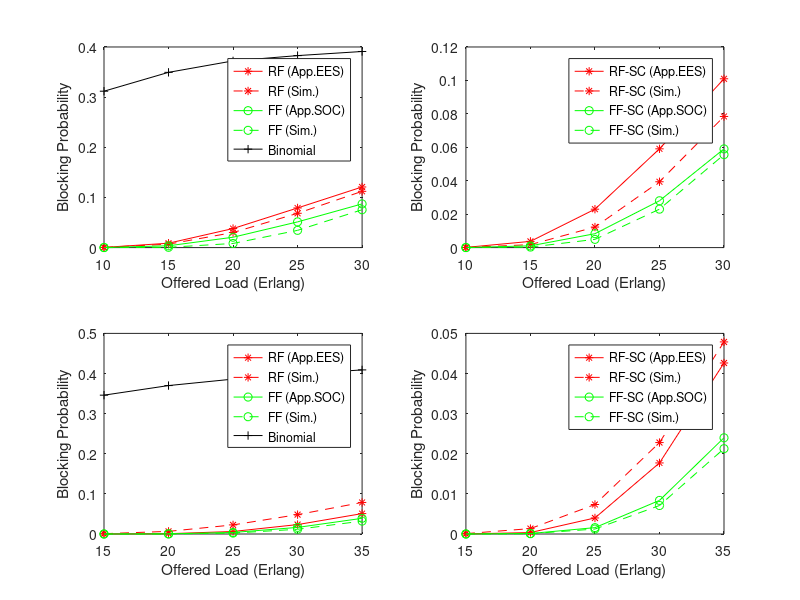
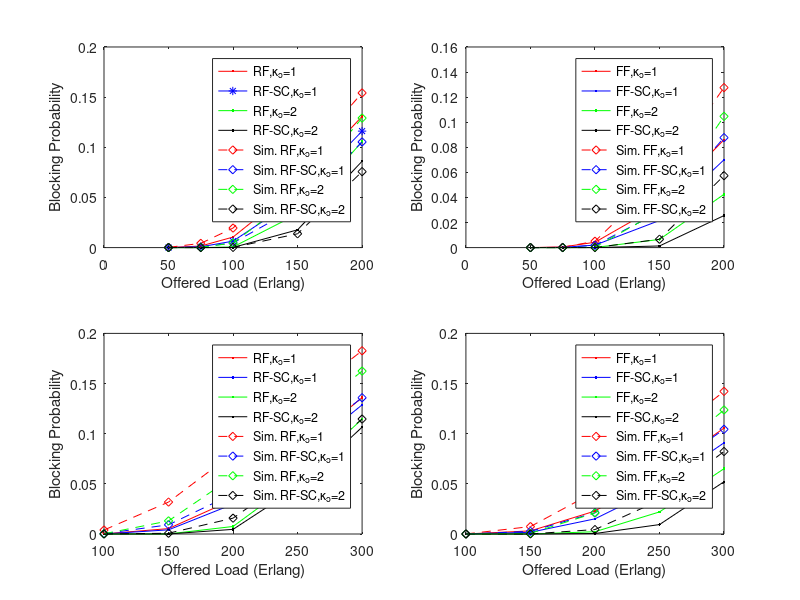

Write the MATLAB code that produced these figures, in order.
% % 2-links , C=10,  d=[3,4]
% Erlang_net1 =[0.05,0.1,0.2,0.4,0.8];
% 
% RF= [1.885864e-03,4.688352e-03,1.261883e-02,3.531427e-02,9.437157e-02]; % 
% FF=[4.418388e-04,1.708076e-03,6.383989e-03,2.233999e-02,6.921052e-02]; % 
% RF_SC= [1.830873e-03,4.480504e-03,1.187788e-02,3.295920e-02,8.834795e-02]; % 
% FF_SC=[4.239539e-04,1.634929e-03,6.086288e-03,2.118268e-02,6.533527e-02]; % 
% 
% RF_sim=[0.0019261343,0.004658787,0.012622087,0.0354573,0.0938566];
% FF_sim=[4.52565E-4,0.0016777801,0.006406456,0.022505106,0.06931628];
% RF_SC_sim=[0.0019038972,0.0045287632,0.01229437,0.03425486,0.091441795];
% FF_SC_sim=[4.52565E-4,0.0016711084,0.006351998,0.022238404,0.06830621];
% 
% RF_app1= [2.775040e-03,6.486779e-03,1.627531e-02,4.262031e-02,1.073327e-01]; % 
% FF_app1=[4.092531e-03,8.687105e-03,1.913719e-02,4.363715e-02,9.901354e-02]; % 
% RF_SC_app1= [2.097809e-03,5.144075e-03,1.366463e-02,3.784121e-02,9.985683e-02]; % 
% FF_SC_app1= [3.088649e-03,6.755524e-03,1.557678e-02,3.765850e-02,9.074369e-02]; 
% 
% RF_app2= [5.044935e-04,1.908289e-03,7.063774e-03,2.467217e-02,7.563526e-02]; % 
% FF_app2=[5.829940e-04,2.105709e-03,7.374720e-03,2.432602e-02,7.155885e-02]; % 
% RF_SC_app2= [4.335198e-04,1.663436e-03,6.240927e-03,2.213764e-02,6.937294e-02]; % 
% FF_SC_app2= [4.729782e-04,1.762130e-03,6.387762e-03,2.188050e-02,6.692593e-02]; 
% 
% Kaufmann= [9.156615e-05,3.621790e-04,1.416302e-03,5.410947e-03,1.970751e-02]; % 
% 
% Binomial= [1.080903e-04,4.547116e-04,1.978134e-03,8.895705e-03,3.958029e-02]; % 
% Binomial_SC= [7.065585e-05,2.926469e-04,1.246100e-03,5.511130e-03,2.501433e-02]; % 
% 
% figure;
% subplot(2,2,1);
% plot(Erlang_net1,RF,'r*-',Erlang_net1,RF_sim,'bd--',Erlang_net1,RF_app1,'go-.',Erlang_net1,RF_app2,'k>-.',Erlang_net1,Binomial,'k+-',Erlang_net1,Kaufmann,'c.-');
% legend('RF (Exact)','RF (Sim.)','RF (App.EES)','RF (App.SOC)','Binomial','Kaufman');
% xlabel('Offered Load (Erlang)');
% ylabel({'Blocking Probability'});
% 
% subplot(2,2,2);
% plot(Erlang_net1,RF_SC,'r*-',Erlang_net1,RF_SC_sim,'bd--',Erlang_net1,RF_SC_app1,'go-.',Erlang_net1,RF_SC_app2,'k>-.',Erlang_net1,Binomial_SC,'k+-',Erlang_net1,Kaufmann,'c.-');
% legend('RF-SC (Exact)','RF-SC (Sim.)','RF-SC (App.EES)','RF-SC (App.SOC)','Binomial-SC','Kaufman');
% xlabel('Offered Load (Erlang)');
% ylabel({'Blocking Probability'});
% 
% subplot(2,2,3);
% plot(Erlang_net1,FF,'r*-',Erlang_net1,FF_sim,'bd--',Erlang_net1,FF_app1,'go-.',Erlang_net1,FF_app2,'k>-.',Erlang_net1,Binomial,'k+-',Erlang_net1,Kaufmann,'c.-');
% legend('FF (Exact)','FF (Sim.)','FF (App.EES)','FF (App.SOC)','Binomial','Kaufman');
% xlabel('Offered Load (Erlang)');
% ylabel({'Blocking Probability'});
% 
% subplot(2,2,4);
% plot(Erlang_net1,FF_SC,'r*-',Erlang_net1,FF_SC_sim,'bd--',Erlang_net1,FF_SC_app1,'go-.',Erlang_net1,FF_SC_app2,'k>-.',Erlang_net1,Binomial_SC,'k+-',Erlang_net1,Kaufmann,'c.-');
% legend('FF-SC (Exact)','FF-SC (Sim.)','FF-SC (App.EES)','FF-SC (App.SOC)','Binomial-SC','Kaufman');
% xlabel('Offered Load (Erlang)');
% ylabel({'Blocking Probability'});
%%%%%%%%%%%%%%%%%%%%%%%%%%%%%%%%%%%%%%%%%%%%%%%%%%%%
% % 2-links , C=100,  d=[3,4,6]
% Erlang_net1 =[10 15 20 25 30];
% 
% RF_sim=[0.0010156983,0.015060267,0.055645708,0.11270871,0.17207587];
% FF_sim=[2.6940625E-5,0.0026766611,0.024980577,0.075469166,0.13701786];
% RF_SC_sim=[4.3611144E-4,0.008744801,0.04115227,0.09638847,0.159057];
% FF_SC_sim=[1.9389663E-5,0.0021702498,0.02151063,0.06914987,0.13099524];
% 
% RF_app1= [7.065827e-04,1.318561e-02,5.343770e-02,1.106499e-01,1.702825e-01]; % 
% RF_SC_app1= [5.390388e-04,1.115444e-02,4.932170e-02,1.072886e-01,1.692059e-01]; % 
% 
% RF_app2= [2.524550e-04,5.796163e-03,2.868323e-02,6.992359e-02,1.095911e-01]; % 
% RF_SC_app2= [1.372353e-04,3.466342e-03,1.951980e-02,5.454752e-02,1.068880e-01]; % 
% 
% Kaufmann= [7.209009e-11,4.538383e-08,3.052020e-06,5.979436e-05,5.309370e-04]; % 
% 
% Binomial= [2.988605e-04,1.103881e-02,5.208178e-02,1.184108e-01,2.158841e-01]; % 
% Binomial_SC= [1.838306e-07,7.902776e-05,2.815777e-03,2.501446e-02,9.257785e-02]; %
% 
% 
% subplot(2,2,1);
% plot(Erlang_net1,RF_app1,'r*-',Erlang_net1,RF_sim,'r*--',Erlang_net1,RF_app2,'go-',Erlang_net1,FF_sim,'go--',Erlang_net1,Binomial,'b+-');
% legend('RF (App.EES)','RF (Sim.)','FF (App.SOC)','FF (Sim.)','Binomial');
% xlabel('Offered Load (Erlangs)');
% ylabel({'Blocking Probability'});
% 
% subplot(2,2,2);
% plot(Erlang_net1,RF_SC_app1,'r*-',Erlang_net1,RF_SC_sim,'r*--',Erlang_net1,RF_SC_app2,'go-',Erlang_net1,FF_SC_sim,'go--',Erlang_net1,Binomial_SC,'b+-');
% legend('RF-SC (App.EES)','RF-SC (Sim.)','FF-SC (App.SOC)','FF-SC (Sim.)','Binomial-SC');
% xlabel('Offered Load (Erlangs)');
% ylabel({'Blocking Probability'});
% % 
% % 2-links , C=200,  d=[4,6,10]
% Erlang_net1 =[15 20 25 30 35];
% 
% RF_sim=[0.0021749008,0.014878012,0.043671135,0.08316211,0.126303];
% FF_sim=[1.9292782E-5,0.0010298885,0.009780929,0.035031814,0.07364821];
% RF_SC_sim=[8.4381894E-4,0.008056705,0.030299893,0.0671386,0.111063726];
% FF_SC_sim=[1.5252318E-5,8.201918E-4,0.008162434,0.03081234,0.06782679];
% 
% RF_app1= [1.297453e-04,2.982510e-03,1.887098e-02,5.350032e-02,9.890784e-02]; % 
% RF_SC_app1= [1.084154e-04,2.673172e-03,1.771123e-02,5.187612e-02,9.776824e-02]; % 
% 
% RF_app2= [4.748801e-05,1.334030e-03,9.630398e-03,3.052892e-02,6.184222e-02]; % 
% RF_SC_app2= [3.510532e-05,1.033753e-03,7.901361e-03,2.670173e-02,5.722449e-02]; % 
% 
% Kaufmann= [2.010111e-11,2.158332e-09,1.155102e-07,2.423738e-06,2.638899e-05]; % 
% 
% Binomial= [2.070381e-02,7.056603e-02,1.327423e-01,2.233204e-01,3.274972e-01]; % 
% Binomial_SC= [1.394075e-04,5.316873e-03,4.131418e-02,1.254270e-01,2.218425e-01]; %
% 
% 
% subplot(2,2,3);
% plot(Erlang_net1,RF_app1,'r*-',Erlang_net1,RF_sim,'r*--',Erlang_net1,RF_app2,'go-',Erlang_net1,FF_sim,'go--',Erlang_net1,Binomial,'b+-');
% legend('RF (App.EES)','RF (Sim.)','FF (App.SOC)','FF (Sim.)','Binomial');
% xlabel('Offered Load (Erlangs)');
% ylabel({'Blocking Probability'});
% 
% subplot(2,2,4);
% plot(Erlang_net1,RF_SC_app1,'r*-',Erlang_net1,RF_SC_sim,'r*--',Erlang_net1,RF_SC_app2,'go-',Erlang_net1,FF_SC_sim,'go--',Erlang_net1,Binomial_SC,'b+-');
% legend('RF-SC (App.EES)','RF-SC (Sim.)','FF-SC (App.SOC)','FF-SC (Sim.)','Binomial-SC');
% xlabel('Offered Load (Erlangs)');
% ylabel({'Blocking Probability'});
%%%%%%%%%%% 10-hops %%%%%%%%%%%%%%%%%%%
% 10-links , C=100,  d=[3,4,6]
Erlang_net1 =[10 15 20 25 30];

RF_sim=[3.843075E-4,0.006834295,0.030019412,0.06839896,0.11216542];
FF_sim=[3.4697898E-6,5.584314E-4,0.008254755,0.034394275,0.075458966];
RF_SC_sim=[6.265578E-5,0.0017815725,0.012286129,0.039383937,0.078440614];
FF_SC_sim=[2.2451154E-6,3.1166754E-4,0.004920197,0.02299405,0.055615734];

RF_app1= [3.925561e-04,8.735398e-03,3.798140e-02,7.902938e-02,1.208727e-01]; % 
RF_SC_app1= [1.166724e-04,3.718857e-03,2.297501e-02,5.908367e-02,1.009712e-01]; % 

RF_app2= [1.211220e-04,3.626274e-03,2.065683e-02,5.126535e-02,8.710675e-02]; % 
RF_SC_app2= [2.724174e-05,1.043054e-03,8.318013e-03,2.801631e-02,5.903847e-02]; % 

Kaufmann= [1.733339e-11,1.604287e-11,1.518445e-11,1.112666e-11,9.531339e-12]; % 

Binomial= [3.118301e-01,3.494181e-01,3.722531e-01,3.828133e-01,3.910106e-01]; % 
Binomial_SC= [0,0,0,0,0]; %

figure;
subplot(2,2,1);
plot(Erlang_net1,RF_app1,'r*-',Erlang_net1,RF_sim,'r*--',Erlang_net1,RF_app2,'go-',Erlang_net1,FF_sim,'go--',Erlang_net1,Binomial,'k+-');
legend('RF (App.EES)','RF (Sim.)','FF (App.SOC)','FF (Sim.)','Binomial');
xlabel('Offered Load (Erlang)');
ylabel({'Blocking Probability'});

subplot(2,2,2);
plot(Erlang_net1,RF_SC_app1,'r*-',Erlang_net1,RF_SC_sim,'r*--',Erlang_net1,RF_SC_app2,'go-',Erlang_net1,FF_SC_sim,'go--');
legend('RF-SC (App.EES)','RF-SC (Sim.)','FF-SC (App.SOC)','FF-SC (Sim.)');
xlabel('Offered Load (Erlang)');
ylabel({'Blocking Probability'});

% 10-links , C=200,  d=[4,6,10]
Erlang_net1 =[15 20 25 30 35];

RF_sim=[7.813282E-4,0.006587134,0.022674136,0.048275393,0.078640215];
FF_sim=[1.4144081E-6,1.5216453E-4,0.00225926,0.011797577,0.032141473];
RF_SC_sim=[9.719853E-5,0.0013480537,0.0073537217,0.022791898,0.0478731];
FF_SC_sim=[1.1113312E-6,7.8102894E-5,0.0012354131,0.007101703,0.021274166];

RF_app1= [4.080709e-05,7.481383e-04,6.299928e-03,2.347400e-02,5.085963e-02]; % 
RF_SC_app1= [1.184101e-05,3.641646e-04,4.000790e-03,1.771342e-02,4.262382e-02]; % 

RF_app2= [1.148570e-05,3.577735e-04,3.813069e-03,1.642251e-02,3.905289e-02]; % 
RF_SC_app2= [2.998265e-06,1.232934e-04,1.586155e-03,8.374723e-03,2.398062e-02]; % 

Kaufmann= [9.362881e-13,1.475412e-12,6.092267e-11,9.143945e-12,1.333333e-11]; % 

Binomial= [3.460377e-01,3.699541e-01,3.860427e-01,3.985551e-01,4.090027e-01]; % 
Binomial_SC= [0,0,0,0,0]; %


subplot(2,2,3);
plot(Erlang_net1,RF_app1,'r*-',Erlang_net1,RF_sim,'r*--',Erlang_net1,RF_app2,'go-',Erlang_net1,FF_sim,'go--',Erlang_net1,Binomial,'k+-');
legend('RF (App.EES)','RF (Sim.)','FF (App.SOC)','FF (Sim.)','Binomial');
xlabel('Offered Load (Erlang)');
ylabel({'Blocking Probability'});

subplot(2,2,4);
plot(Erlang_net1,RF_SC_app1,'r*-',Erlang_net1,RF_SC_sim,'r*--',Erlang_net1,RF_SC_app2,'go-',Erlang_net1,FF_SC_sim,'go--');
legend('RF-SC (App.EES)','RF-SC (Sim.)','FF-SC (App.SOC)','FF-SC (Sim.)');
xlabel('Offered Load (Erlang)');
ylabel({'Blocking Probability'});

%%%%%%%%%%%%%%%%%%%%%%%%%% 3-node network %%%%%%%%%%%%%%%%%%%%%%%%%%%%%%
% % 3 node network,  link capacity=7 slices, d_k=3,4
% Erlang_net1 =[0.0012 0.012 0.12 0.6 1.2];
% 
% RF_K1_net1= [2.299713e-04,2.293939e-03,2.240739e-02,1.016907e-01,1.827004e-01]; % 
% RF_K2_net1= [1.534296e-04,1.538078e-03,1.574060e-02,8.183723e-02,1.602840e-01]; 
% FF_K1_net1=[1.000397e-04,1.002985e-03,1.027700e-02,5.504781e-02,1.135928e-01]; % 
% FF_K2_net1=[6.673591e-05,6.716577e-04,7.141611e-03,4.306515e-02,9.719395e-02];
% 
% RF_SC_K1_net1= [2.299713e-04,2.293939e-03,2.240739e-02,1.016907e-01,1.827004e-01]; % 
% RF_SC_K2_net1= [1.534501e-04,1.538084e-03,1.573941e-02,8.175183e-02,1.599251e-01]; 
% FF_SC_K1_net1=[1.000397e-04,1.002985e-03,1.027700e-02,5.504781e-02,1.135928e-01]; % 
% FF_SC_K2_net1=[6.675579e-05,6.716749e-04,7.141583e-03,4.304883e-02,9.705611e-02];
% 
% RF_K1_net1_sim=[2.3121422E-4,0.002298104,0.022446388,0.10176894,0.18269938];
% RF_K2_net1_sim=[1.5171863E-4,0.0015481975,0.015771981,0.081896484,0.16020344]; 
% FF_K1_net1_sim=[9.990161E-5,9.937633E-4,0.010298538,0.05507789,0.11365859];
% FF_K2_net1_sim=[6.596133E-5,6.601183E-4,0.00715745,0.043099385,0.09713263];
% 
% RF_SC_K1_net1_sim=[2.3121422E-4,0.002298104,0.022446388,0.10176894,0.18269938];
% RF_SC_K2_net1_sim=[1.5171863E-4,0.0015481975,0.01577107,0.081851125,0.16002658]; 
% FF_SC_K1_net1_sim=[9.990161E-5,9.937633E-4,0.010298538,0.05507789,0.11365859];
% FF_SC_K2_net1_sim=[6.596133E-5,6.601183E-4,0.00715745,0.043087363,0.097033136];
% 
% RF_K1_net1_app1= [2.299413e-04,2.294146e-03,2.242844e-02,1.020667e-01,1.837257e-01]; % 
% RF_K2_net1_app1= [1.533832e-04,1.538267e-03,1.577372e-02,8.296281e-02,1.637934e-01]; 
% %FF_K1_net1_app1=[1.333311e-04,1.333106e-03,1.330591e-02,6.555091e-02,1.273585e-01]; % 
% %FF_K2_net1_app1=[8.893281e-05,8.932527e-04,9.298022e-03,5.210725e-02,1.104078e-01];
% 
% RF_SC_K1_net1_app1= [2.299413e-04,2.294146e-03,2.242844e-02,1.020667e-01,1.837257e-01]; % 
% RF_SC_K2_net1_app1= [1.533743e-04,1.537383e-03,1.569440e-02,8.176230e-02,1.612262e-01]; 
% %FF_SC_K1_net1_app1=[1.333311e-04,1.333106e-03,1.330591e-02,6.555091e-02,1.273585e-01]; % 
% %FF_SC_K2_net1_app1=[8.892886e-05,8.928629e-04,9.263503e-03,5.161146e-02,1.094322e-01];
% 
% %RF_K1_net1_app2= [1.002220e-04,1.016052e-03,1.093344e-02,6.035266e-02,1.214510e-01]; % 
% %RF_K2_net1_app2= [9.397875e-05,9.543585e-04,1.041435e-02,6.011562e-02,1.246654e-01]; 
% FF_K1_net1_app2=[1.000710e-04,1.005517e-03,1.036989e-02,5.507635e-02,1.120953e-01]; % 
% FF_K2_net1_app2=[6.684139e-05,6.800773e-04,7.574287e-03,4.702543e-02,1.033058e-01];
% 
% %RF_SC_K1_net1_app2= [1.002220e-04,1.016052e-03,1.093344e-02,6.035266e-02,1.214510e-01]; % 
% %RF_SC_K2_net1_app2= [9.391984e-05,9.501916e-04,1.018141e-02,5.764312e-02,1.197888e-01]; 
% FF_SC_K1_net1_app2=[1.000710e-04,1.005517e-03,1.036989e-02,5.507635e-02,1.120953e-01]; % 
% FF_SC_K2_net1_app2=[6.684137e-05,6.800688e-04,7.569712e-03,4.683740e-02,1.027929e-01];
% 
% % figure;
% % subplot(1,2,1);
% % plot(Erlang_net1,RF_K1_net1,'r-',Erlang_net1,RF_K2_net1,'g-',Erlang_net1,RF_SC_K2_net1,'m--',Erlang_net1,FF_K1_net1,'b-',Erlang_net1,FF_K2_net1,'k-',Erlang_net1,FF_SC_K2_net1,'c--',...
% %      Erlang_net1,RF_K1_net1_sim,'rd',Erlang_net1,RF_K1_net1_app1,'r.',Erlang_net1,RF_K2_net1_sim,'gd',Erlang_net1,RF_K2_net1_app1,'g.',Erlang_net1,RF_SC_K2_net1_sim,'md',Erlang_net1,RF_SC_K2_net1_app1,'m.',...
% %  Erlang_net1,FF_K1_net1_sim,'bd',Erlang_net1,FF_K1_net1_app2,'b.',Erlang_net1,FF_K2_net1_sim,'kd',Erlang_net1,FF_K2_net1_app2,'k.',Erlang_net1,FF_SC_K2_net1_sim,'cd',Erlang_net1,FF_SC_K2_net1_app2,'c.');
% % legend('RF,\kappa_o=1','RF,\kappa_o=2','RF-SC,\kappa_o=2','FF,\kappa_o=1','FF,\kappa_o=2','FF-SC,\kappa_o=2','Sim','App.');
% % xlabel('Offered Load (Erlang)');
% % ylabel({'Blocking Probability'});
% 
% % C=100, d=[3 4 6], 3-node network, app vs simulation
% Erlang_net1=[20 25 30 40 50];
% RF_K1_net1=[4.054016e-04,2.444990e-03,8.721336e-03,4.216704e-02,9.935682e-02];
% RF_K2_net1=[2.721217e-04,1.687875e-03,6.432928e-03,3.738582e-02,9.731738e-02];
% FF_K1_net1=[1.030012e-04,6.778417e-04,2.634293e-03,1.543745e-02,4.602694e-02];
% FF_K2_net1=[6.879247e-05,4.565093e-04,1.814316e-03,1.164578e-02,3.963039e-02];
% 
% %RF_SC_K1_net1=[];
% RF_SC_K2_net1=[2.719255e-04,1.682374e-03,6.384146e-03,3.714693e-02,9.805110e-02];
% %FF_SC_K1_net1=[];
% FF_SC_K2_net1=[6.877654e-05,4.559471e-04,1.807914e-03,1.155680e-02,3.952140e-02];
% 
% RF_K1_net1_sim=[3.8320085E-4,0.002179397,0.007886397,0.03882464,0.09361526];
% RF_K2_net1_sim=[2.4767863E-4,0.0016396093,0.006320953,0.03558614,0.09180955];
% FF_K1_net1_sim=[7.783497E-6,2.000082E-4,0.0013967588,0.016555404,0.059834544];
% FF_K2_net1_sim=[4.4516623E-6,1.2777242E-4,0.001011199,0.0137651935,0.05706967];
% 
% %RF_SC_K1_net1_sim=[];
% RF_SC_K2_net1_sim=[2.3102558E-4,0.0015718712,0.0059122574,0.034146085,0.09195862];
% %FF_SC_K1_net1_sim=[];
% FF_SC_K2_net1_sim=[4.4516623E-6,1.2777242E-4,0.0010045291,0.013563118,0.05763517];
% 
% % subplot(1,2,2);
% % plot(Erlang_net1,RF_K1_net1,'r-',Erlang_net1,RF_K2_net1,'g-',Erlang_net1,RF_SC_K2_net1,'m--',Erlang_net1,FF_K1_net1,'b-',Erlang_net1,FF_K2_net1,'k-',Erlang_net1,FF_SC_K2_net1,'c--',...
% %      Erlang_net1,RF_K1_net1_sim,'rd',Erlang_net1,RF_K2_net1_sim,'gd',Erlang_net1,RF_SC_K2_net1_sim,'md',Erlang_net1,FF_K1_net1_sim,'bd',Erlang_net1,FF_K2_net1_sim,'kd',Erlang_net1,FF_SC_K2_net1_sim,'cd');
% % legend('App. RF,\kappa_o=1','App. RF,\kappa_o=2','App. RF-SC,\kappa_o=2','App. FF,\kappa_o=1','App. FF,\kappa_o=2','App. FF-SC,\kappa_o=2','Sim');
% % xlabel('Offered Load (Erlang)');
% % ylabel({'Blocking Probability'});

nsfnet=0;
if (nsfnet)
% NSFNET C=10, d=[3,4], [0.6,1.2,2.4,4.8,9.6]

% NSFNET C=100, d=[3,4,6], 
Erlang_C1=[100,150,200,250,300];

RF_K1_C1= [2.848710e-03,2.518208e-02,6.982053e-02,1.222520e-01,1.735341e-01]; % 
FF_K1_C1=[1.022096e-03,1.138182e-02,3.863841e-02,7.958257e-02,1.264805e-01]; 
RF_SC_K1_C1= [1.754323e-03,1.892993e-02,5.896429e-02,1.101900e-01,1.623192e-01]; % 
FF_SC_K1_C1=[5.062403e-04,7.051558e-03,2.925911e-02,6.813591e-02,1.158218e-01]; 

RF_K1_C1_sim=[0.004803947,0.03568681,0.0892691,0.14770032,0.20195676];
FF_K1_C1_sim=[5.676051E-4,0.016136032,0.06263671,0.1214223,0.17798366];
RF_SC_K1_C1_sim=[0.0013834392,0.015342281,0.051087145,0.10076911,0.15344928];
FF_SC_K1_C1_sim=[3.3012123E-4,0.009037223,0.03907891,0.08476388,0.1350797];

RF_K2_C1= [2.495296e-05,3.527671e-03,3.399003e-02,8.833535e-02,1.434627e-01]; 
FF_K2_C1=[2.681418e-06,4.346164e-04,5.957307e-03,2.902191e-02,7.487410e-02];
RF_SC_K2_C1= [5.672304e-06,1.239966e-03,2.008169e-02,7.075423e-02,1.289659e-01]; 
FF_SC_K2_C1=[3.595149e-07,8.148093e-05,1.906383e-03,1.686731e-02,6.339633e-02];

RF_K2_C1_sim=[2.2275565E-4,0.011592538,0.055857968,0.115568064,0.17344935];
FF_K2_C1_sim=[1.1108566E-6,0.001787277,0.03192455,0.09144483,0.15227206];
RF_SC_K2_C1_sim=[3.8761605E-6,9.3863293E-4,0.01488135,0.059746515,0.11894607];
FF_SC_K2_C1_sim=[2.0399737E-7,2.6092888E-4,0.007973187,0.0427947,0.09824607];

% NSFNET C=200, d=[4,6,10], 
Erlang_C2=[100,150,200,250,300];

RF_K1_C2= [1.871498e-05,1.248699e-03,1.078930e-02,3.447134e-02,6.888202e-02]; % 
FF_K1_C2=[7.105373e-06,6.625675e-04,6.425789e-03,2.212113e-02,4.757457e-02]; 
RF_K2_C2= [6.811646e-10,1.558928e-06,2.321629e-04,4.878317e-03,2.890421e-02]; 
FF_K2_C2=[3.667268e-11,3.791477e-07,6.780021e-05,1.324096e-03,8.833708e-03];

RF_K1_C2_sim=[5.249845E-4,0.00924918,0.03580075,0.07433984,0.11614067];
FF_K1_C2_sim=[1.377551e-05,5.208763e-04,4.236452e-03,3.363014e-02,8.602078e-02];
RF_K2_C2_sim=[3.0292795E-6,0.0010167339,0.013791505,0.046866324,0.08898136];
FF_K2_C2_sim=[0.0,1.2117118E-6,7.6907314E-4,0.014334793,0.049477387];

RF_SC_K1_C2= [1.137458e-05,9.657711e-04,9.189849e-03,3.090719e-02,6.374798e-02]; 
FF_SC_K1_C2=[3.497390e-06,3.798565e-04,4.178775e-03,1.628278e-02,3.899131e-02]; 
RF_SC_K2_C2= [1.374793e-10,6.429542e-07,1.266679e-04,3.177599e-03,2.314578e-02]; 
FF_SC_K2_C2=[4.858817e-12,7.004492e-08,1.522794e-05,3.917280e-04,3.867296e-03];

RF_SC_K1_C2_sim=[1.055224E-4,0.0027401438,0.0149499215,0.03971139,0.073136635];
FF_SC_K1_C2_sim=[2.243971E-6,4.778107E-4,0.006210765,0.02308931,0.050069794];
RF_SC_K2_C2_sim=[1.0097599E-7,2.0801172E-5,0.0010431946,0.010166135,0.037659064];
FF_SC_K2_C2_sim=[0.0,4.0390395E-7,1.05723906E-4,0.0027848007,0.017186353];

else
% ATLANTA C=100, d=[3,4,6], 
Erlang_C1=[50 75 100,150,200];

RF_K1_C1= [5.120078e-05,1.553261e-03,1.050559e-02,6.208830e-02,1.308224e-01]; % 
FF_K1_C1=[1.377551e-05,5.208763e-04,4.236452e-03,3.363014e-02,8.602078e-02]; 
RF_K2_C1= [8.972828e-09,9.685440e-06,6.224278e-04,3.350689e-02,1.056250e-01]; 
FF_K2_C1=[6.252741e-10,9.934945e-07,7.627964e-05,6.509898e-03,4.248123e-02]; 

RF_K1_C1_sim=[2.2735447E-4,0.004237398,0.019477198,0.081172444,0.15417841];
FF_K1_C1_sim=[3.0312557E-7,2.2535108E-4,0.005050291,0.054447178,0.12761447];
RF_K2_C1_sim=[1.2119747E-6,2.5088148E-4,0.0045359004,0.053355794,0.12911396];
FF_K2_C1_sim=[0.0,1.6160615E-6,2.9644885E-4,0.029106168,0.104636274];

RF_SC_K1_C1= [2.164002e-05,7.903506e-04,6.432149e-03,4.922225e-02,1.161239e-01]; % 
FF_SC_K1_C1=[4.932084e-06,2.092864e-04,1.972155e-03,2.161899e-02,7.002787e-02]; 
RF_SC_K2_C1= [2.676032e-09,1.583364e-06,1.379287e-04,1.769884e-02,8.612706e-02]; 
FF_SC_K2_C1=[5.016808e-11,9.534901e-08,8.723501e-06,1.297856e-03,2.552361e-02];

RF_SC_K1_C1_sim=[1.8157976E-5,5.6722545E-4,0.004671186,0.040507115,0.10533913];
FF_SC_K1_C1_sim=[0.0,9.100773E-5,0.001812593,0.028374493,0.08770249];
RF_SC_K2_C1_sim=[0.0,6.324902E-6,1.930137E-4,0.013773446,0.07572294];
FF_SC_K2_C1_sim=[0.0,4.0804443E-7,3.8972266E-5,0.0066619795,0.05736935];

% ATLANTA C=200, d=[4,6,10], 
Erlang_C2=[100,150,200,250,300];

RF_K1_C2= [1.004265e-04,5.387646e-03,3.427502e-02,8.325354e-02,1.360023e-01]; % 
FF_K1_C2=[4.238594e-05,3.107403e-03,2.285877e-02,6.075729e-02,1.055424e-01]; 
RF_K2_C2= [2.933207e-08,6.915025e-05,7.496003e-03,5.475802e-02,1.145622e-01]; 
FF_K2_C2=[2.729707e-09,2.043196e-05,2.273532e-03,2.199833e-02,6.512082e-02];

RF_K1_C2_sim=[0.0039694635,0.03184415,0.08026419,0.13302846,0.18268909];
FF_K1_C2_sim=[5.585716E-5,0.0074063144,0.042202506,0.09159132,0.1421702];
RF_K2_C2_sim=[2.3562855E-4,0.013079743,0.05697601,0.110972874,0.16241525];
FF_K2_C2_sim=[2.0199577E-7,6.7307614E-4,0.020960465,0.070661984,0.123674124];

RF_SC_K1_C2= [5.938238e-05,4.149513e-03,2.977124e-02,7.660438e-02,1.287476e-01]; % 
FF_SC_K1_C2=[1.926265e-05,1.709500e-03,1.510467e-02,4.681802e-02,9.091330e-02]; 
RF_SC_K2_C2= [4.307285e-09,3.106282e-05,4.627132e-03,4.672254e-02,1.065129e-01]; 
FF_SC_K2_C2=[3.507482e-10,3.584368e-06,4.834603e-04,9.384676e-03,5.210086e-02]; 

RF_SC_K1_C2_sim=[4.0580996E-4,0.00916708,0.040095862,0.086420774,0.13587488];
FF_SC_K1_C2_sim=[2.1015998E-5,0.002648221,0.021238567,0.058790486,0.10436817];
RF_SC_K2_C2_sim=[4.8967468E-6,7.624408E-4,0.015797717,0.060931806,0.11460268];
FF_SC_K2_C2_sim=[0.0,7.365348E-5,0.004418437,0.03353769,0.08226108];

end
figure;
subplot(2,2,1);
plot(Erlang_C1,RF_K1_C1,'r.-',Erlang_C1,RF_SC_K1_C1,'b*-',Erlang_C1,RF_K2_C1,'g.-',Erlang_C1,RF_SC_K2_C1,'k.-',...
     Erlang_C1,RF_K1_C1_sim,'rd--',Erlang_C1,RF_SC_K1_C1_sim,'bd--',Erlang_C1,RF_K2_C1_sim,'gd--',Erlang_C1,RF_SC_K2_C1_sim,'kd--');
legend('RF,\kappa_o=1','RF-SC,\kappa_o=1','RF,\kappa_o=2','RF-SC,\kappa_o=2','Sim. RF,\kappa_o=1','Sim. RF-SC,\kappa_o=1','Sim. RF,\kappa_o=2','Sim. RF-SC,\kappa_o=2');
xlabel('Offered Load (Erlang)');
ylabel({'Blocking Probability'});

subplot(2,2,2);
plot(Erlang_C1,FF_K1_C1,'r.-',Erlang_C1,FF_SC_K1_C1,'b.-',Erlang_C1,FF_K2_C1,'g.-',Erlang_C1,FF_SC_K2_C1,'k.-',...
     Erlang_C1,FF_K1_C1_sim,'rd--',Erlang_C1,FF_SC_K1_C1_sim,'bd--',Erlang_C1,FF_K2_C1_sim,'gd--',Erlang_C1,FF_SC_K2_C1_sim,'kd--');
legend('FF,\kappa_o=1','FF-SC,\kappa_o=1','FF,\kappa_o=2','FF-SC,\kappa_o=2','Sim. FF,\kappa_o=1','Sim. FF-SC,\kappa_o=1','Sim. FF,\kappa_o=2','Sim. FF-SC,\kappa_o=2');
xlabel('Offered Load (Erlang)');
ylabel({'Blocking Probability'});

subplot(2,2,3);
plot(Erlang_C2,RF_K1_C2,'r.-',Erlang_C2,RF_SC_K1_C2,'b.-',Erlang_C2,RF_K2_C2,'g.-',Erlang_C2,RF_SC_K2_C2,'k.-',...
     Erlang_C2,RF_K1_C2_sim,'rd--',Erlang_C2,RF_SC_K1_C2_sim,'bd--',Erlang_C2,RF_K2_C2_sim,'gd--',Erlang_C2,RF_SC_K2_C2_sim,'kd--');
legend('RF,\kappa_o=1','RF-SC,\kappa_o=1','RF,\kappa_o=2','RF-SC,\kappa_o=2','Sim. RF,\kappa_o=1','Sim. RF-SC,\kappa_o=1','Sim. RF,\kappa_o=2','Sim. RF-SC,\kappa_o=2');
xlabel('Offered Load (Erlang)');
ylabel({'Blocking Probability'});

subplot(2,2,4);
plot(Erlang_C2,FF_K1_C2,'r.-',Erlang_C2,FF_SC_K1_C2,'b.-',Erlang_C2,FF_K2_C2,'g.-',Erlang_C2,FF_SC_K2_C2,'k.-',...
     Erlang_C2,FF_K1_C2_sim,'rd--',Erlang_C2,FF_SC_K1_C2_sim,'bd--',Erlang_C2,FF_K2_C2_sim,'gd--',Erlang_C2,FF_SC_K2_C2_sim,'kd--');
legend('FF,\kappa_o=1','FF-SC,\kappa_o=1','FF,\kappa_o=2','FF-SC,\kappa_o=2','Sim. FF,\kappa_o=1','Sim. FF-SC,\kappa_o=1','Sim. FF,\kappa_o=2','Sim. FF-SC,\kappa_o=2');
xlabel('Offered Load (Erlang)');
ylabel({'Blocking Probability'});

% 3-node special network
% % C=200, d=[4 6 10], 3-node network
% Erlang_net1=[30 35 40 50 100];
% RF_K1_net1=[8.137308e-05,4.933561e-04,2.034784e-03,1.428659e-02,2.421391e-01];
% RF_K2_net1=[5.433885e-05,3.318860e-04,1.401252e-03,1.117290e-02,2.498912e-01];
% FF_K1_net1=[2.633554e-05,1.764626e-04,7.796892e-04,6.115256e-03,1.841970e-01];
% FF_K2_net1=[1.072087e-06,7.733239e-06,4.398400e-05,6.460777e-04,1.119919e-01];
% 
% %RF_SC_K1_net1=[8.137308e-05,4.933561e-04,2.034784e-03,1.428659e-02,2.421391e-01];
% RF_SC_K2_net1=[5.433543e-05,3.317997e-04,1.400189e-03,1.115287e-02,2.533809e-01];
% %FF_SC_K1_net1=[2.633554e-05,1.764626e-04,7.796892e-04,6.115256e-03,1.841970e-01];
% FF_SC_K2_net1=[7.866219e-07,5.747350e-06,3.293161e-05,4.877969e-04,1.015390e-01];
% 
% RF_K1_net1_sim=[7.355383E-4,0.0027157979,0.007296212,0.028435677,0.24656154];
% RF_K2_net1_sim=[5.161494E-4,0.0020099552,0.0058140196,0.025851155,0.24702366];
% FF_K1_net1_sim=[9.6968215E-6,8.6463784E-5,4.8716654E-4,0.0055512674,0.19795458];
% FF_K2_net1_sim=[6.565529E-6,5.9595317E-5,3.3817827E-4,0.0042340034,0.19994533];
% 
% %RF_SC_K1_net1_sim=[7.355383E-4,0.0027157979,0.007296212,0.028435677,0.24656154];
% RF_SC_K2_net1_sim=[4.922107E-4,0.0019215741,0.0054487768,0.024538673,0.25332263];
% %FF_SC_K1_net1_sim=[9.6968215E-6,8.6463784E-5,4.8716654E-4,0.0055512674,0.19795458];
% FF_SC_K2_net1_sim=[6.565529E-6,5.9595317E-5,3.3787524E-4,0.0041822875,0.20658882];
% 
% figure;
% plot(Erlang_net1,RF_K1_net1,'r-',Erlang_net1,RF_K2_net1,'g-',Erlang_net1,RF_SC_K2_net1,'m--',Erlang_net1,FF_K1_net1,'b-',Erlang_net1,FF_K2_net1,'k-',Erlang_net1,FF_SC_K2_net1,'c--',...
%      Erlang_net1,RF_K1_net1_sim,'rd',Erlang_net1,RF_K2_net1_sim,'gd',Erlang_net1,RF_SC_K2_net1_sim,'md',Erlang_net1,FF_K1_net1_sim,'bd',Erlang_net1,FF_K2_net1_sim,'kd',Erlang_net1,FF_SC_K2_net1_sim,'cd');
% legend('RF,\kappa_o=1','RF,\kappa_o=2','RF-SC,\kappa_o=2','FF,\kappa_o=1','FF,\kappa_o=2','FF-SC,\kappa_o=2','Sim');
% xlabel('Offered Load (Erlang)');
% ylabel({'Blocking Probability'});





%%%%%%%%%%%%%%%%%%%%%%%%%%%%%%%%%%%%%%%%%%%%
% old results
% %%%%%%%%%%% 5-hops %%%%%%%%%%%%%%%%%%%
% % 5-links , C=100,  d=[3,4,6]
% Erlang_net1 =[10 15 20 25 30];
% 
% RF_sim=[4.7388615E-4,0.007929799,0.033727948,0.075334914,0.121710055];
% FF_sim=[3.2668434E-6,7.836697E-4,0.010612112,0.04093994,0.08560318];
% RF_SC_sim=[9.902575E-5,0.002748246,0.0168131,0.04816602,0.09130526];
% FF_SC_sim=[2.6541209E-6,5.261875E-4,0.0074345614,0.031465936,0.07051284];
% 
% RF_app1= [3.374287e-04,7.488043e-03,3.445887e-02,7.575230e-02,1.199710e-01]; % 
% RF_SC_app1= [1.551573e-04,4.344870e-03,2.490247e-02,6.296279e-02,1.076994e-01]; % 
% 
% RF_app2= [9.838554e-05,2.816671e-03,1.643284e-02,4.322900e-02,7.774761e-02]; % 
% RF_SC_app2= [3.736282e-05,1.249783e-03,8.987364e-03,2.904652e-02,6.143256e-02]; % 
% 
% Kaufmann= [7.172287e-12,6.872003e-11,9.743983e-12,2.675403e-12,5.465160e-11]; % 
% 
% Binomial= [8.905503e-02,1.262035e-01,1.611281e-01,1.872793e-01,2.059549e-01]; % 
% Binomial_SC= [8.635068e-17,1.727014e-16,3.609458e-14,2.099444e-12,5.477802e-11]; %
% 
% figure;
% subplot(1,2,1);
% plot(Erlang_net1,RF_app1,'r*-',Erlang_net1,RF_sim,'r*--',Erlang_net1,RF_app2,'go-',Erlang_net1,FF_sim,'go--',Erlang_net1,Binomial,'k+-');
% legend('RF (App.EES)','RF (Sim.)','FF (App.SOC)','FF (Sim.)','Binomial');
% xlabel('Offered Load (Erlang)');
% ylabel({'Blocking Probability'});
% 
% subplot(1,2,2);
% plot(Erlang_net1,RF_SC_app1,'r*-',Erlang_net1,RF_SC_sim,'r*--',Erlang_net1,RF_SC_app2,'go-',Erlang_net1,FF_SC_sim,'go--');
% legend('RF-SC (App.EES)','RF-SC (Sim.)','FF-SC (App.SOC)','FF-SC (Sim.)','Binomial-SC');
% xlabel('Offered Load (Erlang)');
% ylabel({'Blocking Probability'});

% 5-links , C=200,  d=[4,6,10]
% Erlang_net1 =[15 20 25 30 35];
% 
% RF_sim=[9.2201174E-4,0.007645448,0.025775373,0.05359484,0.0861294];
% FF_sim=[2.5252173E-6,2.3768157E-4,0.0031691634,0.015182838,0.03885414];
% RF_SC_sim=[1.7949317E-4,0.0022961523,0.010972552,0.029769866,0.05746038];
% FF_SC_sim=[1.7171478E-6,1.5575904E-4,0.0021209382,0.010878674,0.029892443];
% 
% RF_app1= [3.797054e-05,8.704222e-04,7.182179e-03,2.578709e-02,5.519795e-02]; % 
% RF_SC_app1= [1.956093e-05,5.890476e-04,5.560606e-03,2.192273e-02,4.982419e-02]; % 
% 
% RF_app2= [1.280149e-05,4.240413e-04,4.102943e-03,1.654334e-02,3.858300e-02]; % 
% RF_SC_app2= [5.523864e-06,2.101468e-04,2.276726e-03,1.042015e-02,2.741567e-02]; % 
% 
% Kaufmann= [4.668503e-09,8.129543e-10,4.667554e-09,4.667496e-09,3.114859e-09]; % 
% 
% Binomial= [1.292139e-01,1.573708e-01,1.865988e-01,2.132786e-01,2.342483e-01]; % 
% Binomial_SC= [8.635068e-17,2.331468e-15,2.960965e-13,1.417455e-11,3.378236e-10]; %
% 
% figure;
% subplot(1,2,1);
% plot(Erlang_net1,RF_app1,'r*-',Erlang_net1,RF_sim,'r*--',Erlang_net1,RF_app2,'go-',Erlang_net1,FF_sim,'go--',Erlang_net1,Binomial,'k+-');
% legend('RF (App.EES)','RF (Sim.)','FF (App.SOC)','FF (Sim.)','Binomial');
% xlabel('Offered Load (Erlang)');
% ylabel({'Blocking Probability'});
% 
% subplot(1,2,2);
% plot(Erlang_net1,RF_SC_app1,'r*-',Erlang_net1,RF_SC_sim,'r*--',Erlang_net1,RF_SC_app2,'go-',Erlang_net1,FF_SC_sim,'go--');
% legend('RF-SC (App.EES)','RF-SC (Sim.)','FF-SC (App.SOC)','FF-SC (Sim.)');
% xlabel('Offered Load (Erlang)');
% ylabel({'Blocking Probability'});



% 2-HOP, KSP=1, link capacity=10 slices, d_k=3,4
% Erlang_net1 =[0.05,0.1,0.15,0.2,0.25]/(2*3);
% 
% RF_net1= [1.885864e-03,4.688352e-03,8.299004e-03,1.261883e-02,1.755787e-02]; % 
% RF_SC_net1= [1.830874e-03,4.480504e-03,7.857482e-03,1.187788e-02,1.646499e-02]; %[1.856080e-03,4.579607e-03,8.076257e-03,1.225907e-02,1.704819e-02]; % 
% FF_net1=[4.418391e-04,1.708077e-03,3.714698e-03,6.383989e-03,9.644287e-03]; % 
% FF_SC_net1=[4.239537e-04,1.634928e-03,3.548101e-03,6.086288e-03,9.179448e-03];
% 
% RF_net1_sim=[0.0018984218,0.004698965,0.008345471,0.012658743,0.017553834];
% RF_SC_net1_sim=[0.001851453,0.0045867856,0.008052647,0.012225755,0.016985888]; %[0.0018687246,0.0046033086,0.008104864,0.012246317,0.017000297];
% FF_net1_sim=[4.4647203E-4,0.0017228555,0.0037342003,0.006379291,0.009636006];
% FF_SC_net1_sim=[4.453609E-4,0.0017165928,0.0037147051,0.0063340385,0.009559238];

% % 3 -node ring,link capacity=7 slices, d_k= 3,4
% Erlang_net2 =[0.001,0.008,0.05,0.1,0.15]/(2*6);
% 
% RF_net2= [3.832144e-04,3.053926e-03,1.867857e-02,3.643506e-02,5.334387e-02];
% RF_SC_net2= [3.832964e-04,3.053477e-03,1.866009e-02,3.636737e-02,5.320464e-02];
% FF_net2=[1.667842e-04,1.337649e-03,8.490031e-03,1.724678e-02,2.620786e-02];
% FF_SC_net2=[1.667957e-04,1.337107e-03,8.467415e-03,1.715728e-02,2.600967e-02];
% 
% % 
% RF_net2_sim=[3.8562E-4,0.003043649,0.018672556,0.0363885,0.053320512];
% RF_SC_net2_sim=[3.8562E-4,0.003042942,0.018684775,0.03630697,0.053161275];
% FF_net2_sim=[1.6652435E-4,0.0013148274,0.008487474,0.017241515,0.02624312];
% FF_SC_net2_sim=[1.6652435E-4,0.0013146253,0.008474037,0.017187664,0.026122285];

% parallel links 
% Parallel routes, KSP=1, link capacity=10 slices, d_k=3,4
% Erlang_net1 =[0.2,0.4,0.6,0.8,1]/(2*1);
% 
% RF_K1_net1= [1.879160e-02,5.296835e-02,9.423320e-02,1.377505e-01,1.808441e-01]; % 
% RF_K2_net1= [1.149896e-04,8.307258e-04,2.791508e-03,6.561604e-03,1.250334e-02]; 
% FF_K1_net1=[1.053380e-02,3.571696e-02,6.861667e-02,1.049646e-01,1.422203e-01]; % 
% FF_K2_net1=[1.691606e-05,2.371583e-04,1.053761e-03,2.918982e-03,6.230538e-03];
% 
% RF_K1_net1_sim=[0.018840257,0.05291127,0.094235405,0.13770159,0.18104579];
% RF_K2_net1_sim=[1.2125969E-4,8.133689E-4,0.002761916,0.006542239,0.01242055]; 
% FF_K1_net1_sim=[0.010603587,0.03569657,0.06863303,0.10480128,0.14220893];
% FF_K2_net1_sim=[1.76833E-5,2.263442E-4,0.0010326765,0.0028928658,0.0061975163];
% 
% RF_K1_net1_app1= [1.898848e-02,5.358771e-02,9.533127e-02,1.392989e-01,1.827801e-01]; % 
% RF_K2_net1_app1= [5.265364e-06,7.879717e-05,4.160776e-04,1.405574e-03,3.613291e-03]; 
% FF_K1_net1_app1=[2.000692e-02,5.033687e-02,8.585274e-02,1.233450e-01,1.608903e-01]; % 
% FF_K2_net1_app1=[1.494185e-05,1.692816e-04,7.122055e-04,1.971861e-03,4.318025e-03];
